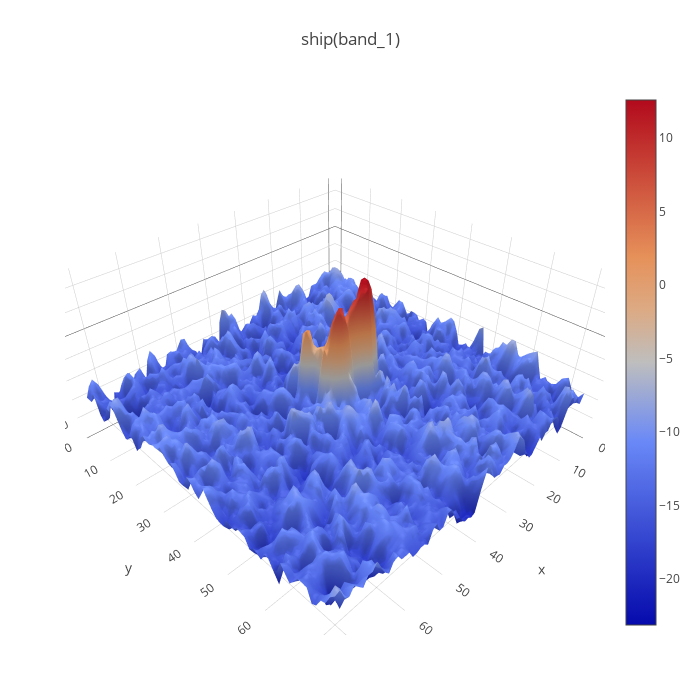
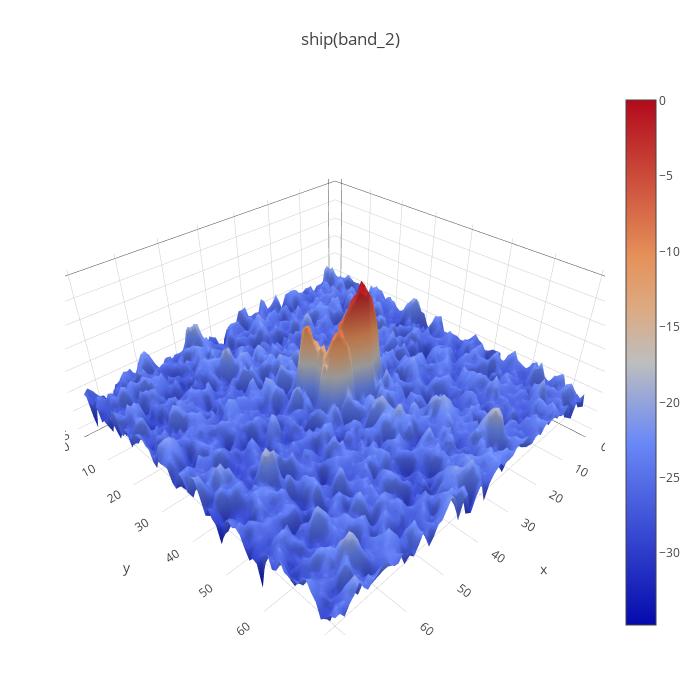

Notebook cell for these charts, in order:
### Code cell
plot3d(X_band_1[1:2, :, :], 'ship(band_1)')
plot3d(X_band_2[1:2, :, :], 'ship(band_2)')

### Figure 1 — Plotly figure (JSON) as saved in the notebook; plotly's stock layout.template omitted (floating-point values rounded to 4 significant figures; data arrays with more than 128 entries replaced by an {"elided": "..."} marker saying what was removed)
{"data": [{"type": "surface", "z": {"elided": "75x75 float values"}}], "layout": {"autosize": false, "height": 700, "margin": {"b": 65, "l": 65, "r": 50, "t": 90}, "title": "ship(band_1)", "width": 700}}

### Figure 2 — Plotly figure (JSON) as saved in the notebook; plotly's stock layout.template omitted (floating-point values rounded to 4 significant figures; data arrays with more than 128 entries replaced by an {"elided": "..."} marker saying what was removed)
{"data": [{"type": "surface", "z": {"elided": "75x75 float values"}}], "layout": {"autosize": false, "height": 700, "margin": {"b": 65, "l": 65, "r": 50, "t": 90}, "title": "ship(band_2)", "width": 700}}
